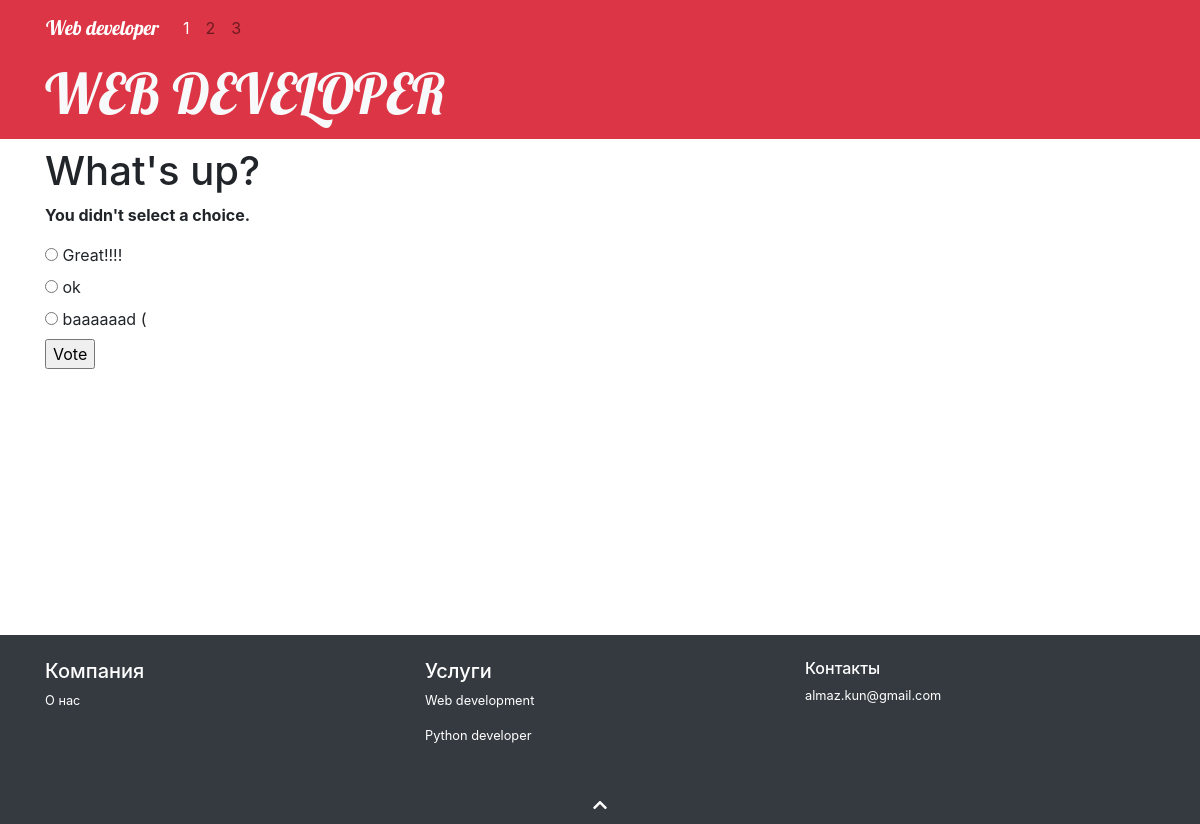
The page /polls/1/vote/ on the database its author committed.
### polls/models.py (models this page shows, shortened)
class Question(models.Model):
    question_text = models.CharField(max_length=200)
    pub_date = models.DateTimeField('date published')
    def was_published_recently(self):
        now = timezone.now()
        return now - datetime.timedelta(days=1) <= self.pub_date <= now
    was_published_recently.admin_order_field = 'pub_date'
    was_published_recently.boolean = True
    was_published_recently.short_description = 'Published recently?'

class Choice(models.Model):
    question = models.ForeignKey(Question, on_delete=models.CASCADE)
    choice_text = models.CharField(max_length=200)
    votes = models.IntegerField(default=0)

### polls/views.py (the view)
# urls.py: path('<int:question_id>/vote/', views.vote, name='vote'),
def vote(request, question_id):
    question = get_object_or_404(Question, pk=question_id)
    try:
        selected_choice = question.choice_set.get(pk=request.POST['choice'])
    except (KeyError, Choice.DoesNotExist):
        return render(request, 'polls/detail.html', {
            'question': question,
            'error_message': "You didn't select a choice.",
        })
    else:
        selected_choice.votes += 1
        selected_choice.save()
        return HttpResponseRedirect(reverse('polls:results', args=(question.id,)))

### polls/templates/polls/detail.html (shortened to what this page needs)
{% extends "polls/base_generic.html" %}
{% block content %}
<h1>{{ question.question_text }}</h1>
{% if error_message %}<p><strong>{{ error_message }}</strong></p>{% endif %}
<form action="{% url 'polls:vote' question.id %}" method="post">
{% for choice in question.choice_set.all %}
    <input type="radio" name="choice" id="choice{{ forloop.counter }}" value="{{ choice.id }}">
    <label for="choice{{ forloop.counter }}">{{ choice.choice_text }}</label><br>
{% endfor %}
<input type="submit" value="Vote">
</form>
{% endblock %}

### rows shown on the page
Question: question_text "What's up?"
Choice: choice_text "Great!!!!"
Choice: choice_text "ok"
Choice: choice_text "baaaaaad ("

### other values the page prints
{{ error_message }} "You didn't select a choice."
